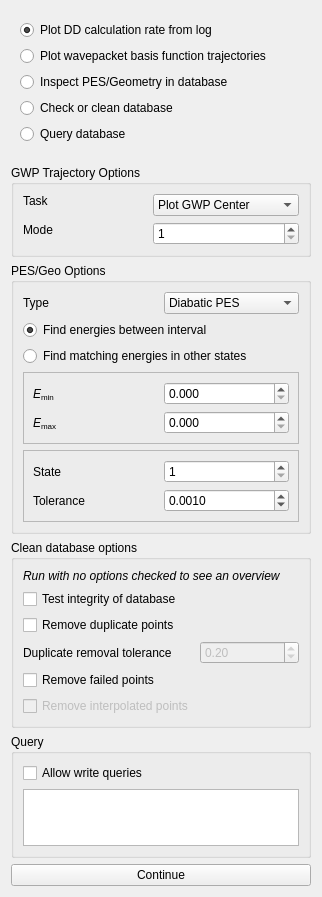
      <widget class="AnalysisDirectDynamics" name="analdd_tab">
       <property name="geometry">
        <rect>
         <x>0</x>
         <y>0</y>
         <width>322</width>
         <height>897</height>
        </rect>
       </property>
       <attribute name="label">
        <string>Analyse Direct Dynamics</string>
       </attribute>
       <layout class="QVBoxLayout" name="verticalLayout_9">
        <item>
         <widget class="QWidget" name="analdd_radio" native="true">
          <layout class="QVBoxLayout" name="analdd_layout">
           <item>
            <widget class="QRadioButton" name="analdd_0">
             <property name="statusTip">
              <string>Reads ./log and plots the number of direct dynamics calculations per timestep.</string>
             </property>
             <property name="text">
              <string>Plot DD calculation rate from log</string>
             </property>
             <property name="checked">
              <bool>true</bool>
             </property>
            </widget>
           </item>
           <item>
            <widget class="QRadioButton" name="analdd_1">
             <property name="statusTip">
              <string>Executes gwptraj and plots GWP basis function trajectories.</string>
             </property>
             <property name="text">
              <string>Plot wavepacket basis function trajectories</string>
             </property>
            </widget>
           </item>
           <item>
            <widget class="QRadioButton" name="analdd_2">
             <property name="statusTip">
              <string>Finds entries in the pes or apes and geo table in database which satisfy a certain criterion.</string>
             </property>
             <property name="text">
              <string>Inspect PES/Geometry in database</string>
             </property>
            </widget>
           </item>
           <item>
            <widget class="QRadioButton" name="analdd_3">
             <property name="statusTip">
              <string>Executes checkdb.</string>
             </property>
             <property name="text">
              <string>Check or clean database</string>
             </property>
            </widget>
           </item>
           <item>
            <widget class="QRadioButton" name="analdd_4">
             <property name="statusTip">
              <string>Query database using an SQL command.</string>
             </property>
             <property name="text">
              <string>Query database</string>
             </property>
            </widget>
           </item>
          </layout>
         </widget>
        </item>
        <item>
         <spacer name="analdd_vspacer">
          <property name="orientation">
           <enum>Qt::Vertical</enum>
          </property>
          <property name="sizeHint" stdset="0">
           <size>
            <width>0</width>
            <height>20</height>
           </size>
          </property>
         </spacer>
        </item>
        <item>
         <widget class="QGroupBox" name="gwptraj_box">
          <property name="title">
           <string>GWP Trajectory Options</string>
          </property>
          <layout class="QGridLayout" name="gridLayout_11">
           <item row="0" column="0">
            <widget class="QLabel" name="gwptraj_task_label">
             <property name="text">
              <string>Task</string>
             </property>
             <property name="buddy">
              <cstring>gwptraj_task</cstring>
             </property>
            </widget>
           </item>
           <item row="0" column="1" rowspan="2">
            <widget class="QComboBox" name="gwptraj_task">
             <item>
              <property name="text">
               <string>Plot GWP Center</string>
              </property>
             </item>
             <item>
              <property name="text">
               <string>Plot GWP Momentum</string>
              </property>
             </item>
            </widget>
           </item>
           <item row="1" column="0" rowspan="2">
            <widget class="QLabel" name="gwptraj_mode_label">
             <property name="text">
              <string>Mode</string>
             </property>
             <property name="buddy">
              <cstring>gwptraj_mode</cstring>
             </property>
            </widget>
           </item>
           <item row="2" column="1">
            <widget class="QSpinBox" name="gwptraj_mode">
             <property name="minimum">
              <number>1</number>
             </property>
            </widget>
           </item>
          </layout>
         </widget>
        </item>
        <item>
         <widget class="QGroupBox" name="ddpesgeo_box">
          <property name="title">
           <string>PES/Geo Options</string>
          </property>
          <layout class="QGridLayout" name="gridLayout_10">
           <item row="0" column="0">
            <widget class="QLabel" name="ddpesgeo_type_label">
             <property name="text">
              <string>Type</string>
             </property>
             <property name="buddy">
              <cstring>ddpesgeo_type</cstring>
             </property>
            </widget>
           </item>
           <item row="0" column="1">
            <widget class="QComboBox" name="ddpesgeo_type">
             <item>
              <property name="text">
               <string>Diabatic PES</string>
              </property>
             </item>
             <item>
              <property name="text">
               <string>Adiabatic PES</string>
              </property>
             </item>
            </widget>
           </item>
           <item row="1" column="0" colspan="2">
            <widget class="QRadioButton" name="ddpesgeo_int">
             <property name="text">
              <string>Find energies between interval</string>
             </property>
             <property name="checked">
              <bool>true</bool>
             </property>
            </widget>
           </item>
           <item row="2" column="0" colspan="2">
            <widget class="QRadioButton" name="ddpesgeo_mat">
             <property name="text">
              <string>Find matching energies in other states</string>
             </property>
            </widget>
           </item>
           <item row="3" column="0" colspan="2">
            <widget class="QFrame" name="ddpesgeo_int_box">
             <property name="frameShape">
              <enum>QFrame::StyledPanel</enum>
             </property>
             <property name="frameShadow">
              <enum>QFrame::Raised</enum>
             </property>
             <layout class="QGridLayout" name="gridLayout_8">
              <item row="1" column="0">
               <widget class="QLabel" name="ddpesgeo_emax_label">
                <property name="text">
                 <string>&lt;html&gt;&lt;head/&gt;&lt;body&gt;&lt;p&gt;&lt;span style=&quot; font-style:italic;&quot;&gt;E&lt;/span&gt;&lt;span style=&quot; font-size:10pt; vertical-align:sub;&quot;&gt;max&lt;/span&gt;&lt;/p&gt;&lt;/body&gt;&lt;/html&gt;</string>
                </property>
                <property name="textFormat">
                 <enum>Qt::RichText</enum>
                </property>
                <property name="buddy">
                 <cstring>ddpesgeo_emax</cstring>
                </property>
               </widget>
              </item>
              <item row="0" column="0">
               <widget class="QLabel" name="ddpesgeo_emin_label">
                <property name="text">
                 <string>&lt;html&gt;&lt;head/&gt;&lt;body&gt;&lt;p&gt;&lt;span style=&quot; font-style:italic;&quot;&gt;E&lt;/span&gt;&lt;span style=&quot; font-size:10pt; vertical-align:sub;&quot;&gt;min&lt;/span&gt;&lt;/p&gt;&lt;/body&gt;&lt;/html&gt;</string>
                </property>
                <property name="textFormat">
                 <enum>Qt::RichText</enum>
                </property>
                <property name="buddy">
                 <cstring>ddpesgeo_emin</cstring>
                </property>
               </widget>
              </item>
              <item row="1" column="1">
               <widget class="QDoubleSpinBox" name="ddpesgeo_emax">
                <property name="decimals">
                 <number>3</number>
                </property>
               </widget>
              </item>
              <item row="0" column="1">
               <widget class="QDoubleSpinBox" name="ddpesgeo_emin">
                <property name="decimals">
                 <number>3</number>
                </property>
               </widget>
              </item>
             </layout>
            </widget>
           </item>
           <item row="4" column="0" colspan="2">
            <widget class="QFrame" name="ddpesgeo_mat_box">
             <property name="frameShape">
              <enum>QFrame::StyledPanel</enum>
             </property>
             <property name="frameShadow">
              <enum>QFrame::Raised</enum>
             </property>
             <layout class="QGridLayout" name="gridLayout_9">
              <item row="0" column="0">
               <widget class="QLabel" name="ddpesgeo_state_label">
                <property name="text">
                 <string>State</string>
                </property>
                <property name="buddy">
                 <cstring>ddpesgeo_state</cstring>
                </property>
               </widget>
              </item>
              <item row="1" column="0">
               <widget class="QLabel" name="ddpesgeo_tol_label">
                <property name="text">
                 <string>Tolerance</string>
                </property>
                <property name="buddy">
                 <cstring>ddpesgeo_tol</cstring>
                </property>
               </widget>
              </item>
              <item row="1" column="1">
               <widget class="QDoubleSpinBox" name="ddpesgeo_tol">
                <property name="decimals">
                 <number>4</number>
                </property>
                <property name="maximum">
                 <double>10.000000000000000</double>
                </property>
                <property name="singleStep">
                 <double>0.001000000000000</double>
                </property>
                <property name="value">
                 <double>0.001000000000000</double>
                </property>
               </widget>
              </item>
              <item row="0" column="1">
               <widget class="QSpinBox" name="ddpesgeo_state">
                <property name="minimum">
                 <number>1</number>
                </property>
               </widget>
              </item>
             </layout>
            </widget>
           </item>
          </layout>
         </widget>
        </item>
        <item>
         <widget class="QGroupBox" name="clean_box">
          <property name="title">
           <string>Clean database options</string>
          </property>
          <layout class="QGridLayout" name="gridLayout_4">
           <item row="1" column="0">
            <widget class="QCheckBox" name="clean_testint">
             <property name="text">
              <string>Test integrity of database</string>
             </property>
            </widget>
           </item>
           <item row="0" column="0" colspan="2">
            <widget class="QLabel" name="clean_explain_label">
             <property name="font">
              <font>
               <italic>true</italic>
              </font>
             </property>
             <property name="text">
              <string>Run with no options checked to see an overview</string>
             </property>
            </widget>
           </item>
           <item row="2" column="0">
            <widget class="QCheckBox" name="clean_rmdup">
             <property name="text">
              <string>Remove duplicate points</string>
             </property>
            </widget>
           </item>
           <item row="3" column="0">
            <widget class="QLabel" name="clean_mindb_label">
             <property name="text">
              <string>Duplicate removal tolerance</string>
             </property>
             <property name="buddy">
              <cstring>clean_mindb</cstring>
             </property>
            </widget>
           </item>
           <item row="3" column="1">
            <widget class="QDoubleSpinBox" name="clean_mindb">
             <property name="enabled">
              <bool>false</bool>
             </property>
             <property name="maximum">
              <double>10.000000000000000</double>
             </property>
             <property name="singleStep">
              <double>0.100000000000000</double>
             </property>
             <property name="value">
              <double>0.200000000000000</double>
             </property>
            </widget>
           </item>
           <item row="4" column="0">
            <widget class="QCheckBox" name="clean_rmfail">
             <property name="text">
              <string>Remove failed points</string>
             </property>
            </widget>
           </item>
           <item row="5" column="0">
            <widget class="QCheckBox" name="clean_rminterp">
             <property name="enabled">
              <bool>false</bool>
             </property>
             <property name="text">
              <string>Remove interpolated points</string>
             </property>
            </widget>
           </item>
          </layout>
         </widget>
        </item>
        <item>
         <widget class="QGroupBox" name="sql_box">
          <property name="title">
           <string>Query</string>
          </property>
          <layout class="QVBoxLayout" name="verticalLayout_5">
           <item>
            <widget class="QCheckBox" name="sql_allowwrite">
             <property name="text">
              <string>Allow write queries</string>
             </property>
            </widget>
           </item>
           <item>
            <widget class="QPlainTextEdit" name="sql_query">
             <property name="sizePolicy">
              <sizepolicy hsizetype="Preferred" vsizetype="Fixed">
               <horstretch>0</horstretch>
               <verstretch>0</verstretch>
              </sizepolicy>
             </property>
             <property name="minimumSize">
              <size>
               <width>0</width>
               <height>23</height>
              </size>
             </property>
             <property name="font">
              <font>
               <family>Courier</family>
              </font>
             </property>
             <property name="verticalScrollBarPolicy">
              <enum>Qt::ScrollBarAlwaysOff</enum>
             </property>
             <property name="horizontalScrollBarPolicy">
              <enum>Qt::ScrollBarAlwaysOff</enum>
             </property>
             <property name="sizeAdjustPolicy">
              <enum>QAbstractScrollArea::AdjustToContents</enum>
             </property>
             <property name="tabStopWidth">
              <number>20</number>
             </property>
            </widget>
           </item>
          </layout>
         </widget>
        </item>
        <item>
         <widget class="QPushButton" name="analdd_push">
          <property name="text">
           <string>Continue</string>
          </property>
         </widget>
        </item>
       </layout>
      </widget>
